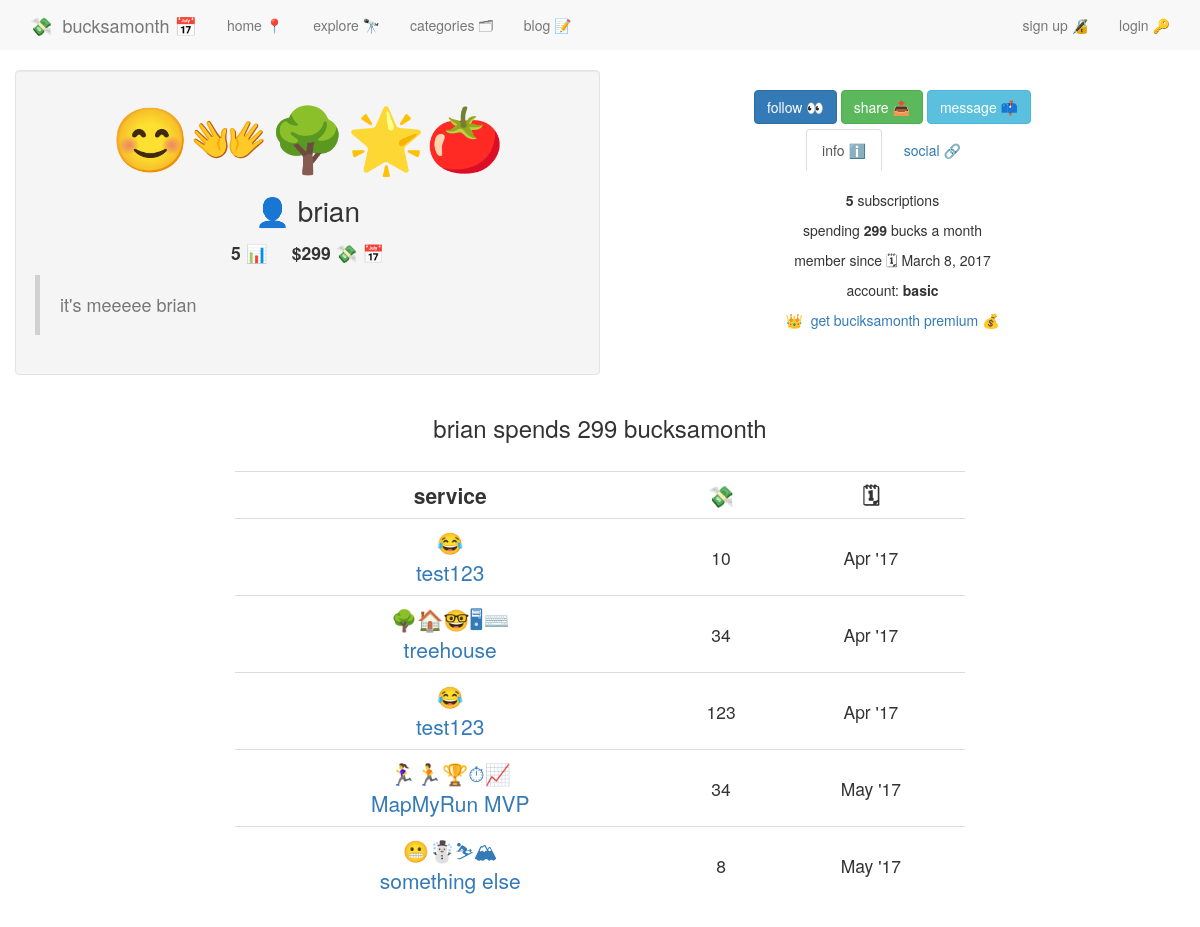
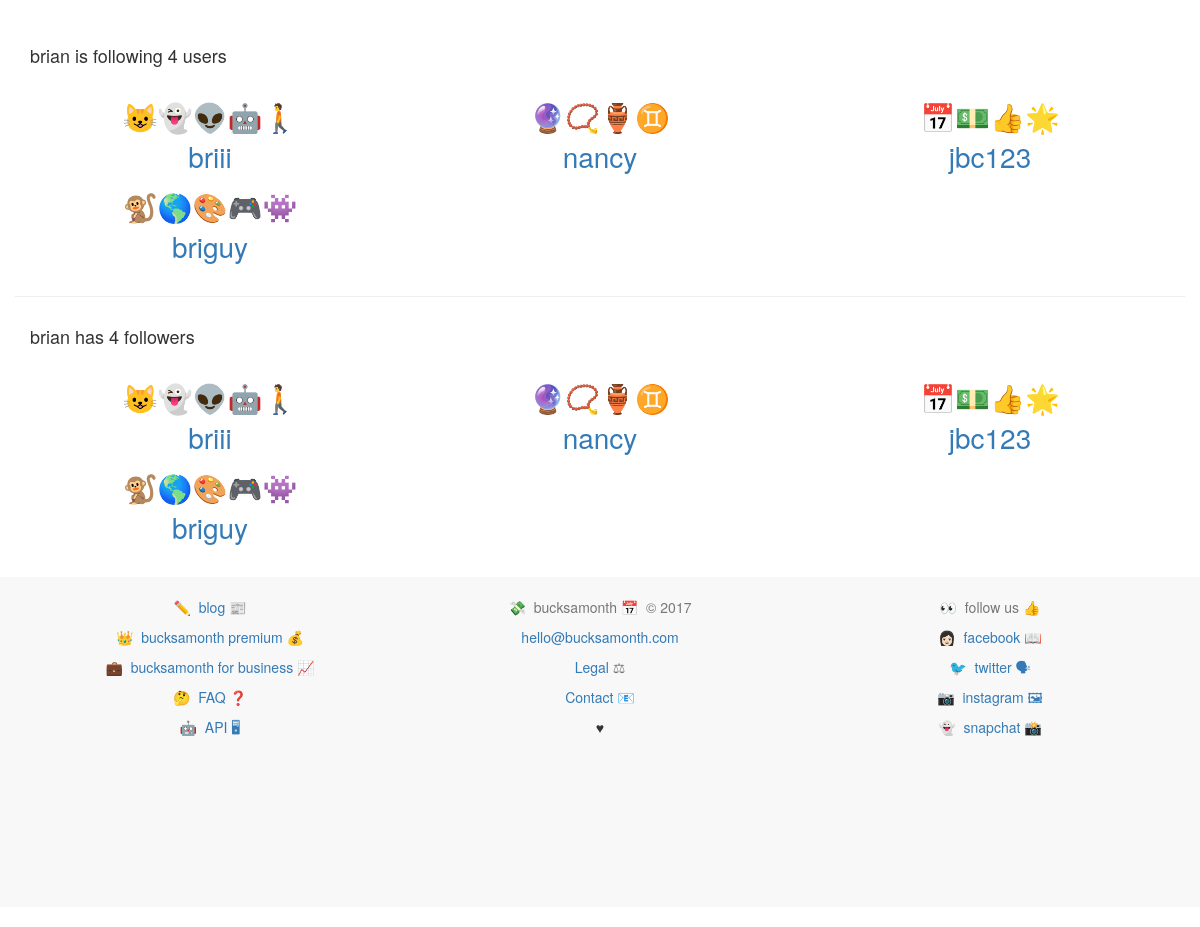
Screenshot of /users/brian/ with the database file from the repository (2 pictures, top to bottom).
### accounts/models.py (models this page shows, shortened)
class UserProfile(models.Model):
	user = models.OneToOneField(User)
	description = models.CharField(max_length=100, default='')
	twitter = models.CharField(max_length=100, default='')
	emoji = models.CharField(max_length=10, default='')
	setup = models.BooleanField(default=False)
	uid = models.CharField(default=uuid.uuid4, max_length=40)
	email_valid = models.BooleanField(default=False)
	followers = models.ManyToManyField('self')
	def __str__(self):
		return self.user.username

### services/models.py (models this page shows, shortened)
class Subscription(models.Model):
	service 				= models.ForeignKey(Service, on_delete=models.CASCADE, related_name='subscription_service')
	user 					= models.ForeignKey(UserProfile, on_delete=models.CASCADE, related_name="subscribed_user")
	cc_nickname 			= models.CharField(max_length=10, default='')
	bucksamonth 			= models.DecimalField(max_digits=8, decimal_places=2, default=0.00)
	date_created			= models.DateField(default=date.today)
	wishlist				= models.BooleanField(default=False)
	private					= models.BooleanField(default=False)

class Service(models.Model):
	service_name 			= models.CharField(max_length=140)
	service_slug			= models.SlugField(blank=True)
	url_name 				= models.CharField(max_length=200)
	description_long		= models.CharField(max_length=500, default='')
	description_short		= models.CharField(max_length=140, default='')
	category				= models.ManyToManyField(Category, blank=True)
	featured				= models.BooleanField(default=False)
	date_created 			= models.DateField(auto_now=True)
	bucksamonth 			= models.DecimalField(max_digits=8, decimal_places=2, default=0.00)
	emoji					= models.CharField(max_length=20, default='')
	twitter 				= models.CharField(max_length=100, default='')
	tags 					= TaggableManager()
	def __str__(self):
		return str(self.service_name)

### users/views.py (the view, shortened to what this page needs)
# urls.py: url(r'^(?P<username>.+)/$', view_profile, name='view_profile'),
def view_profile(request, username):
	if request.user.username == username:
		return HttpResponseRedirect(reverse('accounts:profile'))
	person = get_object_or_404(User, username=username)
	person = person.userprofile
	all_subscriptions = Subscription.objects.filter(user=person)
	private = len(all_subscriptions.filter(private=True))
	subscriptions = all_subscriptions.filter(private=False, wishlist=False)
	bucksamonth = sum([subscription.bucksamonth for subscription in all_subscriptions])
	person_friend_object, person_created = Friend.objects.get_or_create(current_user=person)
	user_friends = [friend for friend in person_friend_object.users.all()] #if friend != request.user.userprofile
	follower_count = len(user_friends)
	friend = False
	context = {
		'person':person,
		'subscriptions':subscriptions,
		'bucksamonth':bucksamonth,
		'private':private,
		'friend':friend,
		'follower_count':follower_count,
		'user_friends':user_friends,
	}
	context['friend'] = friend
	return render(request, 'users/user_profile_view.html', context)

### accounts/templatetags/urlify.py (called while the page is built)
@register.filter
def urlify(value):
	return quote_plus(value)

### users/templates/users/user_profile_view.html (shortened to what this page needs)
{% extends 'base.html' %}
{% block content %}
{% include 'nav.html' %}
	<div class="row">
	<div class="col-md-6 well">
	<p style="font-size:4.5em; text-align:center;">{{ person.emoji }}</p>
	<p style="font-size:2em; text-align:center;">👤&nbsp;{{ person.user.username }}</p>
	<p style="font-size:1.25em; text-align:center;"><strong>{{ subscriptions.all.count }} 📊&nbsp;&nbsp;&nbsp;</strong>&nbsp;&nbsp;<strong>${{ bucksamonth | floatformat:"0" }} 💸&nbsp;📅</strong></p>
	<blockquote>
	<h4 class="text-muted">{{ person.description }}</h4>
	</blockquote>
	</div>
	<div class="col-md-6">
	<div style='text-align:center;'>
	<div class='col-xs-12 button-wrapper'>
	{% if not friend %}
	<a class="btn btn-primary" href="{% url 'users:add_or_remove_friends' username=person.user.username verb='add' %}">follow 👀</a>
	{% else %}
<a class="btn btn-primary" href="{% url 'users:add_or_remove_friends' username=person.user.username verb='remove' %}">following 👀</a>
	{% endif %}
		<a type="button" class="btn btn-success" href="#share" data-toggle="modal" data-target="#myModal-share">share 📤</a>
	<a class="btn btn-info" href="{% url 'users:message_user_from_profile' username=person.user.username%}">message 📫</a>
	</div>
<div	style="margin: auto;">
	<ul style="text-align:center;margin: auto;" class="nav nav-tabs navbar" role="tablist">
		<li style="text-align:center;" role="presentation" class="active"><a href="#info" aria-controls="info" role="tab" data-toggle="tab"> info ℹ️</a></li>
		<li style="text-align:center;" role="presentation"><a href="#social" aria-controls="social" role="tab" data-toggle="tab">social 🔗</a></li>
</ul>
</div>
<div class="tab-content">
	<div role="tabpanel" class="tab-pane active" id="info">
		<div class="col-md-12">
	<br />
			<p><strong>{{ subscriptions.all.count }}</strong> subscriptions</p>
			<p>spending <strong>{{ bucksamonth | floatformat:"0" }}</strong> bucks a month</p>
			<p>member since 🗓 March 8, 2017</p>
			<p>account: <strong>basic</strong></p>
			<p><a href="#">👑&nbsp;&nbsp;get buciksamonth premium 💰</a></p>
		</div>
</div>
</div>
	</div>
	</div>
	</div>
<div class="row">
	<div class="col-md-12">
<div class="col-md-8 col-md-offset-2">
	<h3 style="text-align:center;">{{ person.user.username }} spends {{ bucksamonth | floatformat:"0" }} bucksamonth</h3>
<br />
<table style="text-align:center;" class="table">
	<tr>
		<td style="vertical-align: middle; font-size:1.5em;"><b>service</b></td>
		<td style="vertical-align: middle; font-size:1.5em;"><strong>💸</strong></td>
		<td style="vertical-align: middle; font-size:1.5em;"><strong>🗓</strong></td>
	</tr>
{% for subscription in subscriptions %}
<tr>
	<td class="text-center"><a style="text-decoration:none;" href="{% url 'services:service_detail' service_slug=subscription.service.service_slug %}"><span style="font-size:1.5em;">{{ subscription.service.emoji }}<br />{{ subscription.service }}</span></a></td>
	<td style="vertical-align: middle; font-size:1.25em;" class="text-center">{{ subscription.bucksamonth | floatformat | floatformat }}</td>
	<td style="vertical-align: middle; font-size:1.25em;">{{ subscription.date_created | date:"M 'y" }}</td>
</tr>
{% endfor %}
</table>
</div>
</div>
</div>
<br /><br />
<div class="row">
	<div class="container">
<h4>{{ person.user.username }} is following {{ follower_count }} user{{ follower_count | pluralize }}</h4>
	<br />
{% for friend_ in user_friends %}
{% cycle '<div class="row">' '' ''  %}
<div style="text-align:center; text-decoration:none !important" class="col-md-4">
<p style="font-size:2em; text-align:center; text-decoration:none !important;"><a style="text-decoration:none" href="{% url 'users:view_profile' username=friend_.user.username %}">{{ friend_.emoji }}<br />{{ friend_ }}</a></p>
</div>
{% cycle '' '' '</div>' %}
{% endfor %}
</div>
</div>
<hr>
<div class="row">
	<div class="container">
<h4>{{ person.user.username }} has {{ person.followers.count }} followers</h4>
	<br />
{% for follower in person.followers.all %}
{% cycle '<div class="row">' '' ''  %}
	<div style="text-align:center; text-decoration:none !important" class="col-md-4">
<p style="font-size:2em; text-align:center; text-decoration:none !important;"><a style="text-decoration:none" href="{% url 'users:view_profile' username=follower.user.username %}">{{ follower.emoji }}<br />{{ follower }}</a></p>
</div>
{% cycle '' '' '</div>' %}
{% endfor %}
</div>
</div>
</div>
</div>
{% endblock %}

### static/css/main.css (style rules this page uses)
body { min-height: 200px; padding-top: 70px; padding-bottom: 20px; }
a { text-decoration: none; }
.button-wrapper .btn { margin-bottom:5px; }
.nav-tabs > li { float:none; display:inline-block; zoom:1; }
.nav-tabs { text-align:center; }
.navbar { border-bottom: 20px; }

### rows the page displays
UserProfile: emoji "😊👐🌳🌟🍅", user.username "brian", description "it's meeeee brian", followers.count "4"
Subscription: service.emoji "😂", service "test123", bucksamonth "10", date_created "Apr '17"
Subscription: service.emoji "🌳🏠🤓🖥⌨️", service "treehouse", bucksamonth "34", date_created "Apr '17"
Subscription: service.emoji "😂", service "test123", bucksamonth "123", date_created "Apr '17"
Subscription: service.emoji "🏃‍♀️🏃🏆⏱📈", service "MapMyRun MVP", bucksamonth "34", date_created "May '17"
Subscription: service.emoji "😬☃️⛷🏔", service "something else", bucksamonth "8", date_created "May '17"
UserProfile: emoji "😺👻👽🤖🚶", user.username "briii"
UserProfile: emoji "🔮📿🏺♊️", user.username "nancy"
UserProfile: emoji "📅💵👍🌟", user.username "jbc123"
UserProfile: emoji "🐒🌎🎨🎮👾", user.username "briguy"

### other values shown
{{ subscriptions.all.count }} "5"
{{ bucksamonth | floatformat:"0" }} "299"
{{ follower_count }} "4"
{{ follower_count | pluralize }} "s"
